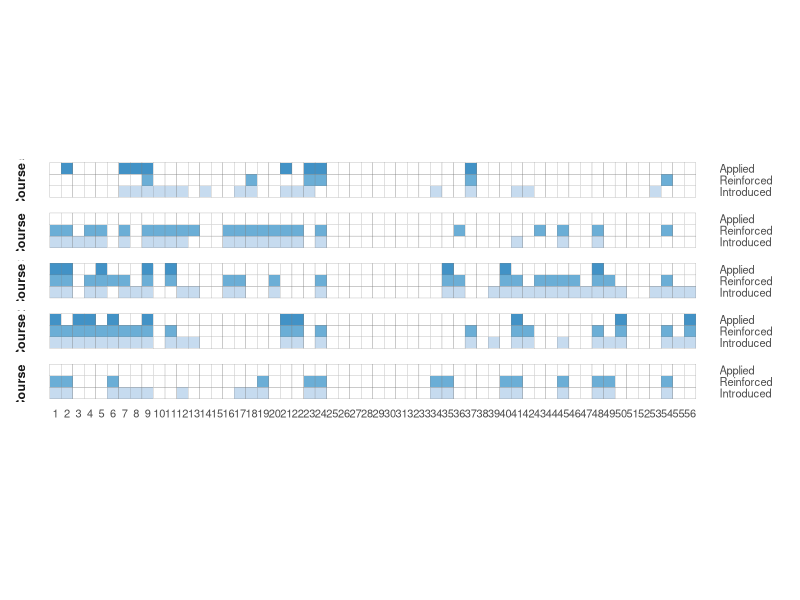
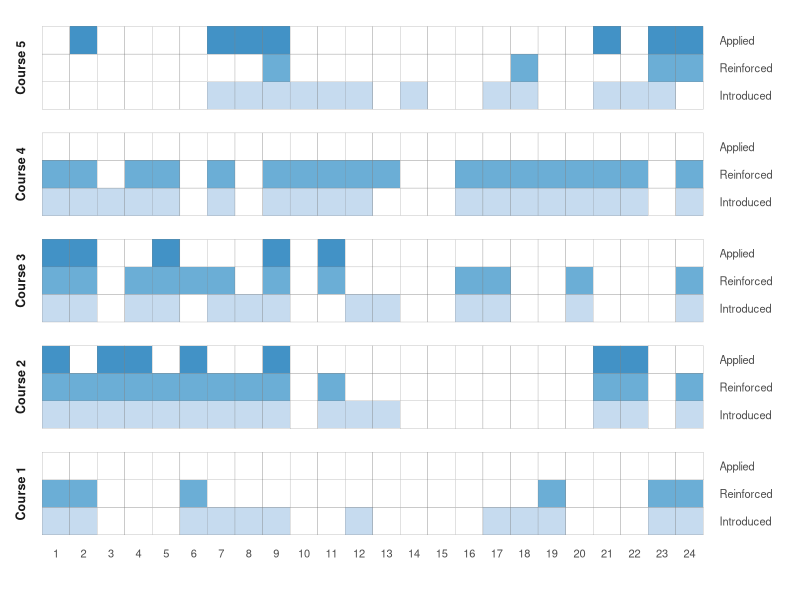
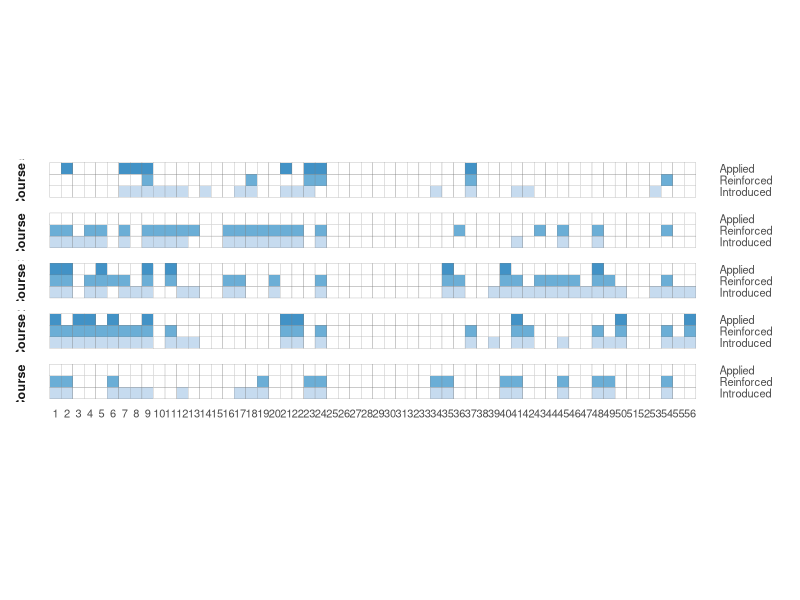
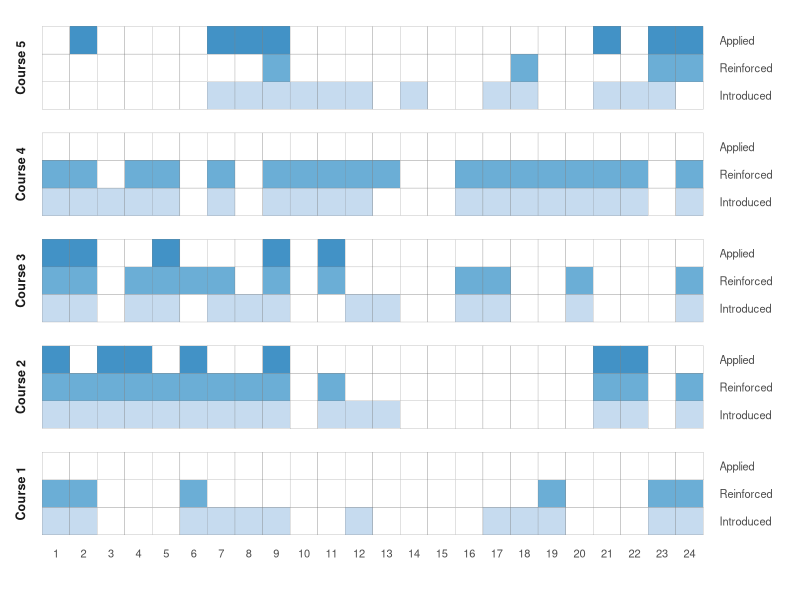

Write R code to recreate these figures, in order.
# //////////////////////////////////////////////////////////////
# ---- Figure 2 & S1. Stacked heat man of curriculum map ----
# /////////////////////////////////////////////////////////////


## Load libraries ----
library(tidyverse)
library(here)


## Import data ----
mapping_data <- read_csv(file = here("data", "CurriculumMapping.csv"))
competency_list <- read_csv(file = here("data", "CompetencyList.csv"))


## Wrangle data ----
comp_area <- unique(competency_list$area)
course_list <- paste("Course", 1:5)
mapping_scale <- c("Introduced", "Reinforced", "Applied")

# turn mapping data long
mapping_data_long <- mapping_data %>%
  select(-stage) %>%
  pivot_longer(cols = -courseID, names_to = "competency", values_to = "instruction.level") %>%
  # separate competency area from specific competencies
  separate(competency, into = c("area", "competency"), sep = " \\[") %>%
  mutate(competency = str_remove(competency, "\\]"),
         area = str_trim(area)) %>%
  # clean up instructional level selection
  separate_rows(instruction.level, sep = ", ") %>%
  filter(!is.na(instruction.level)) %>%
  mutate(selected = TRUE)

competency_graph <- competency_list %>%
  # create an empty data frame with courseID, competencies, and instructional level
  left_join(tibble(area = comp_area, area.order = 1:13), by = "area") %>%
  mutate(courseID = list(course_list)) %>%
  unnest(courseID) %>%
  mutate(instruction.level = list(mapping_scale)) %>%
  unnest(instruction.level) %>%
  # bring in mapping data
  left_join(mapping_data_long, by = c("courseID", "area", "competency", "instruction.level")) %>%
  mutate(selected = replace_na(selected, FALSE),
         color.code = if_else(selected == TRUE, str_sub(instruction.level, start = 1, end = 1), NA)) %>%
  arrange(desc(courseID), area.order, area, competency.order, competency) %>%
  select(courseID, area.order, area, competency.order, competency, instruction.level, selected, color.code)


## Create and export full curriculum map (Figure S1) ----
ggplot(data = competency_graph) +
  geom_tile(mapping = aes(x = factor(competency.order), 
                          y = factor(instruction.level, level = mapping_scale), fill = color.code),
            color = "grey50", linewidth = 0.08) +
  scale_x_discrete(expand = c(0.035, 0.035)) +
  scale_y_discrete(position = "right", expand = c(0.25, 0.25)) +
  scale_fill_manual(values = c("I" = "#C6DBEF", "R" = "#6BAED6", "A" = "#4292C6"), 
                    na.value = "white") +
  coord_fixed(ratio = 1) +
  facet_wrap(facets = ~factor(courseID, levels = rev(course_list)), 
             ncol = 1, strip.position = "left") +
  theme_minimal() +
  theme(axis.text.x = element_text(angle = 0, hjust = 0.5, size = 8),
        axis.ticks.x = element_blank(),
        axis.text.y = element_text(angle = 0, hjust = 0, size = 8),
        axis.ticks.y = element_blank(),
        legend.position = "none",
        strip.text = element_text(face = "bold", size = 9),
        panel.grid = element_blank(),
        panel.spacing.y = unit(0.5, "lines")) +
  labs(x = "", y = "", fill = "Instruction\nLevel")

# export Figure S1, full curriculum map
ggsave(filename = here("graphs", "FigureS1_FullCurriculumMap.png"),
       width = 10, height = 4, units = "in", dpi = 300, bg = "white")



## Create and export partial curriculum map (Figure 2) ----
ggplot(data = competency_graph %>% filter(area.order %in% 1:5)) +
  geom_tile(mapping = aes(x = factor(competency.order), 
                          y = factor(instruction.level, level = mapping_scale), fill = color.code),
            color = "grey50", linewidth = 0.08) +
  scale_x_discrete(expand = c(0.035, 0.035)) +
  scale_y_discrete(position = "right", expand = c(0.25, 0.25)) +
  scale_fill_manual(values = c("I" = "#C6DBEF", "R" = "#6BAED6", "A" = "#4292C6"), 
                    na.value = "white") +
  coord_fixed(ratio = 1) +
  facet_wrap(facets = ~factor(courseID, levels = rev(course_list)), 
             ncol = 1, strip.position = "left") +
  theme_minimal() +
  theme(axis.text.x = element_text(angle = 0, hjust = 0.5, size = 8),
        axis.ticks.x = element_blank(),
        axis.text.y = element_text(angle = 0, hjust = 0, size = 8),
        axis.ticks.y = element_blank(),
        legend.position = "none",
        strip.text = element_text(face = "bold", size = 9),
        panel.grid = element_blank(),
        panel.spacing.y = unit(0.5, "lines")) +
  labs(x = "", y = "", fill = "Instruction\nLevel")

# export Figure S1, full curriculum map
ggsave(filename = here("graphs", "Figure2_PartialCurriculumMap.png"),
       width = 5, height = 4, units = "in", dpi = 300, bg = "white")


